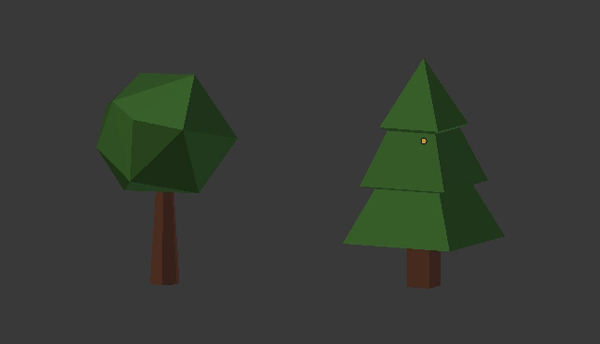
#> input picture practiceFiles/Rohit/blender.jpg, 600 x 344 px, given in place of the camera
$ python sub.py
#> lines starting #> are read from the running program, lines starting #| are printed output that depends on the picture
import cv2
import numpy as np

cam = cv2.VideoCapture(0)
# fgbg = cv2.BackgroundSubtractorMOG2()
prevFrame, nextFrame = [], []

while True:
	ret, frame = cam.read()
#> frame is the input picture: shape (344, 600, 3); mean B, G, R 53.1, 59.1, 55.1
	frame = cv2.flip(frame,90)
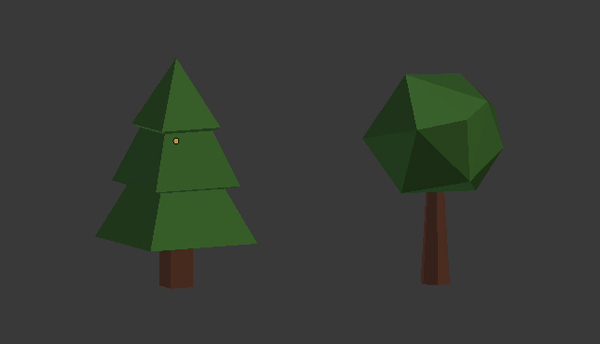
#> frame: shape (344, 600, 3); mean B, G, R 53.1, 59.1, 55.1
	# frame = fgbg.apply(frame)
	kernel = np.ones((5,5),np.uint8)
	# frame = cv2.medianBlur(frame,7)
	frame = cv2.cvtColor(frame, cv2.COLOR_BGR2GRAY)
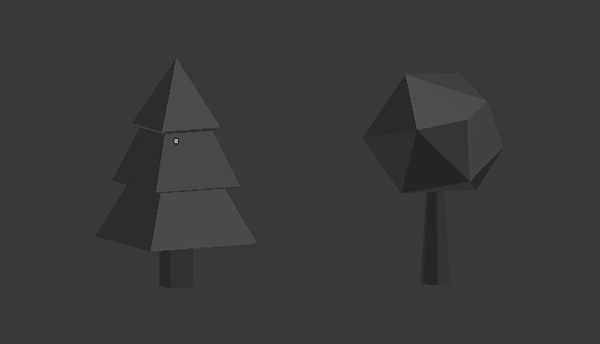
#> frame: shape (344, 600); min 16, max 175, mean 57.2
	if(prevFrame==[] and nextFrame==[]):
		prevFrame = frame.copy()
	elif prevFrame!=[] and nextFrame==[]:
		nextFrame = frame.copy()
	else:
		prevFrame = nextFrame
		nextFrame = frame
		final = cv2.absdiff(prevFrame,nextFrame)
		final = cv2.medianBlur(final,5)
		# final = cv2.erode(final,kernel,iterations=1)
		cv2.imshow("frame",final)
		# cv2.imshow('sub',fgmask)

	k = cv2.waitKey(10)
#> (key q is pressed here)
	if k==ord('q'):
		break

cam.release()
cv2.destroyAllWindows()
